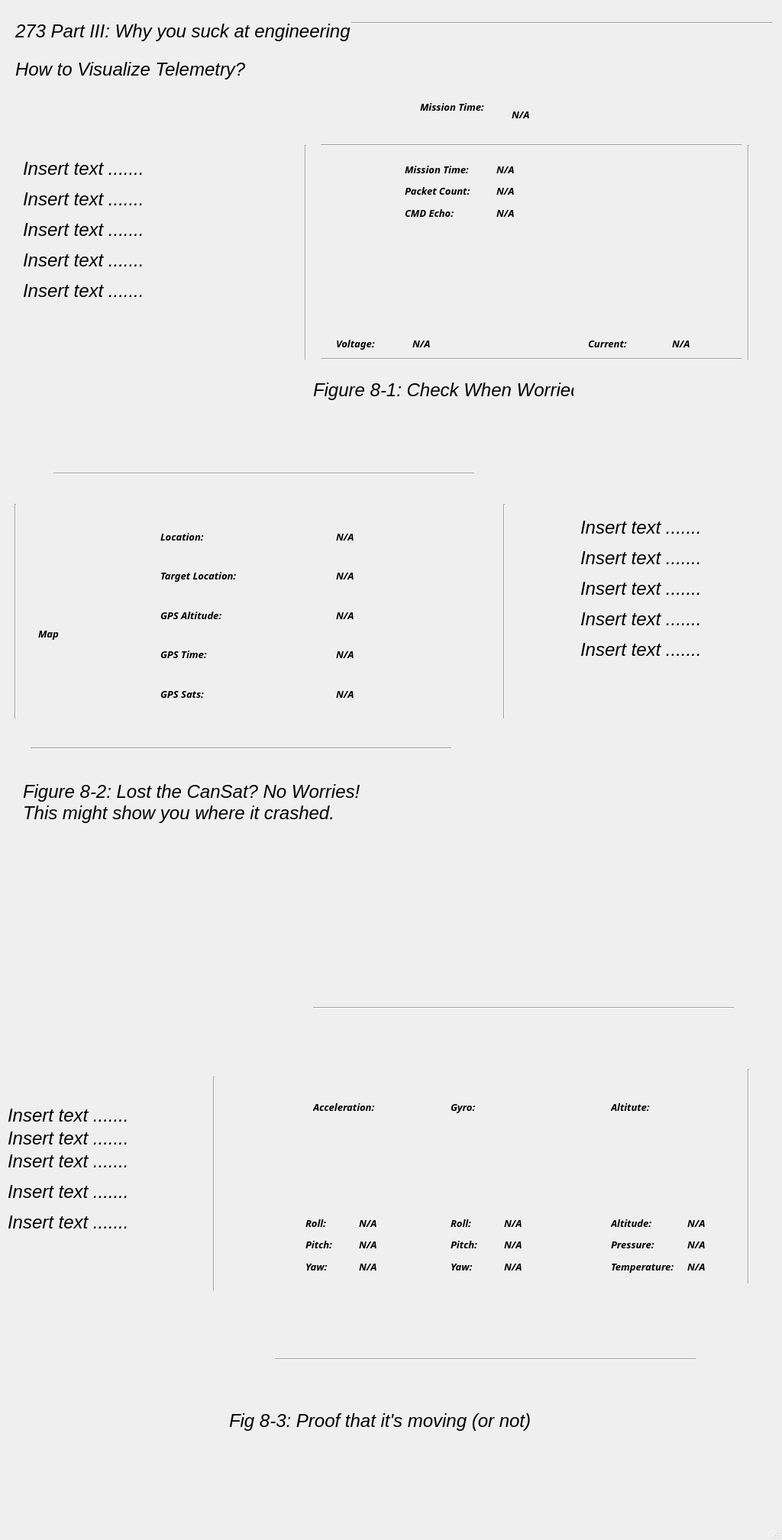
<?xml version="1.0" encoding="UTF-8"?>
<ui version="4.0">
 <class>MainWindow</class>
 <widget class="QMainWindow" name="MainWindow">
  <property name="geometry">
   <rect>
    <x>0</x>
    <y>0</y>
    <width>1024</width>
    <height>2017</height>
   </rect>
  </property>
  <property name="font">
   <font>
    <pointsize>18</pointsize>
    <italic>true</italic>
   </font>
  </property>
  <property name="windowTitle">
   <string>MainWindow</string>
  </property>
  <widget class="QWidget" name="centralwidget">
   <widget class="QLabel" name="label">
    <property name="geometry">
     <rect>
      <x>20</x>
      <y>20</y>
      <width>551</width>
      <height>41</height>
     </rect>
    </property>
    <property name="text">
     <string>273 Part III: Why you suck at engineering</string>
    </property>
   </widget>
   <widget class="Line" name="line">
    <property name="geometry">
     <rect>
      <x>460</x>
      <y>20</y>
      <width>551</width>
      <height>20</height>
     </rect>
    </property>
    <property name="orientation">
     <enum>Qt::Horizontal</enum>
    </property>
   </widget>
   <widget class="QLabel" name="label_2">
    <property name="geometry">
     <rect>
      <x>20</x>
      <y>70</y>
      <width>341</width>
      <height>41</height>
     </rect>
    </property>
    <property name="text">
     <string>How to Visualize Telemetry?</string>
    </property>
   </widget>
   <widget class="QLabel" name="label_3">
    <property name="geometry">
     <rect>
      <x>30</x>
      <y>210</y>
      <width>331</width>
      <height>21</height>
     </rect>
    </property>
    <property name="text">
     <string>Insert text .......</string>
    </property>
   </widget>
   <widget class="QLabel" name="label_4">
    <property name="geometry">
     <rect>
      <x>30</x>
      <y>250</y>
      <width>331</width>
      <height>21</height>
     </rect>
    </property>
    <property name="text">
     <string>Insert text .......</string>
    </property>
   </widget>
   <widget class="QLabel" name="label_5">
    <property name="geometry">
     <rect>
      <x>30</x>
      <y>290</y>
      <width>331</width>
      <height>21</height>
     </rect>
    </property>
    <property name="text">
     <string>Insert text .......</string>
    </property>
   </widget>
   <widget class="QLabel" name="label_6">
    <property name="geometry">
     <rect>
      <x>30</x>
      <y>330</y>
      <width>331</width>
      <height>21</height>
     </rect>
    </property>
    <property name="text">
     <string>Insert text .......</string>
    </property>
   </widget>
   <widget class="QLabel" name="label_7">
    <property name="geometry">
     <rect>
      <x>30</x>
      <y>370</y>
      <width>331</width>
      <height>21</height>
     </rect>
    </property>
    <property name="text">
     <string>Insert text .......</string>
    </property>
   </widget>
   <widget class="QLabel" name="MISSION_TIME">
    <property name="geometry">
     <rect>
      <x>670</x>
      <y>140</y>
      <width>25</width>
      <height>20</height>
     </rect>
    </property>
    <property name="font">
     <font>
      <family>Sans Serif Collection</family>
      <pointsize>10</pointsize>
      <weight>75</weight>
      <italic>true</italic>
      <bold>true</bold>
     </font>
    </property>
    <property name="text">
     <string>N/A</string>
    </property>
   </widget>
   <widget class="QWidget" name="verticalLayoutWidget">
    <property name="geometry">
     <rect>
      <x>530</x>
      <y>210</y>
      <width>101</width>
      <height>80</height>
     </rect>
    </property>
    <layout class="QVBoxLayout" name="verticalLayout">
     <item>
      <widget class="QLabel" name="mission_time_2">
       <property name="sizePolicy">
        <sizepolicy hsizetype="Preferred" vsizetype="Preferred">
         <horstretch>0</horstretch>
         <verstretch>0</verstretch>
        </sizepolicy>
       </property>
       <property name="font">
        <font>
         <family>Sans Serif Collection</family>
         <pointsize>10</pointsize>
         <weight>75</weight>
         <italic>true</italic>
         <bold>true</bold>
        </font>
       </property>
       <property name="styleSheet">
        <string notr="true"/>
       </property>
       <property name="text">
        <string>Mission Time:</string>
       </property>
      </widget>
     </item>
     <item>
      <widget class="QLabel" name="mission_time_3">
       <property name="sizePolicy">
        <sizepolicy hsizetype="Preferred" vsizetype="Preferred">
         <horstretch>0</horstretch>
         <verstretch>0</verstretch>
        </sizepolicy>
       </property>
       <property name="font">
        <font>
         <family>Sans Serif Collection</family>
         <pointsize>10</pointsize>
         <weight>75</weight>
         <italic>true</italic>
         <bold>true</bold>
        </font>
       </property>
       <property name="styleSheet">
        <string notr="true"/>
       </property>
       <property name="text">
        <string>Packet Count:</string>
       </property>
      </widget>
     </item>
     <item>
      <widget class="QLabel" name="mission_time_4">
       <property name="sizePolicy">
        <sizepolicy hsizetype="Preferred" vsizetype="Preferred">
         <horstretch>0</horstretch>
         <verstretch>0</verstretch>
        </sizepolicy>
       </property>
       <property name="font">
        <font>
         <family>Sans Serif Collection</family>
         <pointsize>10</pointsize>
         <weight>75</weight>
         <italic>true</italic>
         <bold>true</bold>
        </font>
       </property>
       <property name="styleSheet">
        <string notr="true"/>
       </property>
       <property name="text">
        <string>CMD Echo:</string>
       </property>
      </widget>
     </item>
    </layout>
   </widget>
   <widget class="QWidget" name="verticalLayoutWidget_2">
    <property name="geometry">
     <rect>
      <x>650</x>
      <y>210</y>
      <width>161</width>
      <height>80</height>
     </rect>
    </property>
    <layout class="QVBoxLayout" name="verticalLayout_2">
     <item>
      <widget class="QLabel" name="MISSION_TIME_3">
       <property name="font">
        <font>
         <family>Sans Serif Collection</family>
         <pointsize>10</pointsize>
         <weight>75</weight>
         <italic>true</italic>
         <bold>true</bold>
        </font>
       </property>
       <property name="text">
        <string>N/A</string>
       </property>
      </widget>
     </item>
     <item>
      <widget class="QLabel" name="MISSION_TIME_5">
       <property name="font">
        <font>
         <family>Sans Serif Collection</family>
         <pointsize>10</pointsize>
         <weight>75</weight>
         <italic>true</italic>
         <bold>true</bold>
        </font>
       </property>
       <property name="text">
        <string>N/A</string>
       </property>
      </widget>
     </item>
     <item>
      <widget class="QLabel" name="MISSION_TIME_4">
       <property name="font">
        <font>
         <family>Sans Serif Collection</family>
         <pointsize>10</pointsize>
         <weight>75</weight>
         <italic>true</italic>
         <bold>true</bold>
        </font>
       </property>
       <property name="text">
        <string>N/A</string>
       </property>
      </widget>
     </item>
    </layout>
   </widget>
   <widget class="QLabel" name="mission_time_5">
    <property name="geometry">
     <rect>
      <x>550</x>
      <y>130</y>
      <width>91</width>
      <height>20</height>
     </rect>
    </property>
    <property name="sizePolicy">
     <sizepolicy hsizetype="Preferred" vsizetype="Preferred">
      <horstretch>0</horstretch>
      <verstretch>0</verstretch>
     </sizepolicy>
    </property>
    <property name="font">
     <font>
      <family>Sans Serif Collection</family>
      <pointsize>10</pointsize>
      <weight>75</weight>
      <italic>true</italic>
      <bold>true</bold>
     </font>
    </property>
    <property name="styleSheet">
     <string notr="true"/>
    </property>
    <property name="text">
     <string>Mission Time:</string>
    </property>
   </widget>
   <widget class="Line" name="line_2">
    <property name="geometry">
     <rect>
      <x>420</x>
      <y>180</y>
      <width>551</width>
      <height>20</height>
     </rect>
    </property>
    <property name="orientation">
     <enum>Qt::Horizontal</enum>
    </property>
   </widget>
   <widget class="Line" name="line_3">
    <property name="geometry">
     <rect>
      <x>420</x>
      <y>460</y>
      <width>551</width>
      <height>20</height>
     </rect>
    </property>
    <property name="orientation">
     <enum>Qt::Horizontal</enum>
    </property>
   </widget>
   <widget class="Line" name="line_4">
    <property name="geometry">
     <rect>
      <x>390</x>
      <y>190</y>
      <width>20</width>
      <height>281</height>
     </rect>
    </property>
    <property name="orientation">
     <enum>Qt::Vertical</enum>
    </property>
   </widget>
   <widget class="Line" name="line_5">
    <property name="geometry">
     <rect>
      <x>970</x>
      <y>190</y>
      <width>20</width>
      <height>281</height>
     </rect>
    </property>
    <property name="orientation">
     <enum>Qt::Vertical</enum>
    </property>
   </widget>
   <widget class="QWidget" name="layoutWidget">
    <property name="geometry">
     <rect>
      <x>430</x>
      <y>320</y>
      <width>151</width>
      <height>111</height>
     </rect>
    </property>
    <layout class="QVBoxLayout" name="voltage_graph"/>
   </widget>
   <widget class="QWidget" name="layoutWidget_2">
    <property name="geometry">
     <rect>
      <x>760</x>
      <y>310</y>
      <width>151</width>
      <height>111</height>
     </rect>
    </property>
    <layout class="QVBoxLayout" name="current_graph"/>
   </widget>
   <widget class="QLabel" name="mission_time_6">
    <property name="geometry">
     <rect>
      <x>440</x>
      <y>440</y>
      <width>91</width>
      <height>20</height>
     </rect>
    </property>
    <property name="sizePolicy">
     <sizepolicy hsizetype="Preferred" vsizetype="Preferred">
      <horstretch>0</horstretch>
      <verstretch>0</verstretch>
     </sizepolicy>
    </property>
    <property name="font">
     <font>
      <family>Sans Serif Collection</family>
      <pointsize>10</pointsize>
      <weight>75</weight>
      <italic>true</italic>
      <bold>true</bold>
     </font>
    </property>
    <property name="styleSheet">
     <string notr="true"/>
    </property>
    <property name="text">
     <string>Voltage:</string>
    </property>
   </widget>
   <widget class="QLabel" name="MISSION_TIME_2">
    <property name="geometry">
     <rect>
      <x>540</x>
      <y>440</y>
      <width>25</width>
      <height>20</height>
     </rect>
    </property>
    <property name="font">
     <font>
      <family>Sans Serif Collection</family>
      <pointsize>10</pointsize>
      <weight>75</weight>
      <italic>true</italic>
      <bold>true</bold>
     </font>
    </property>
    <property name="text">
     <string>N/A</string>
    </property>
   </widget>
   <widget class="QLabel" name="MISSION_TIME_6">
    <property name="geometry">
     <rect>
      <x>880</x>
      <y>440</y>
      <width>25</width>
      <height>20</height>
     </rect>
    </property>
    <property name="font">
     <font>
      <family>Sans Serif Collection</family>
      <pointsize>10</pointsize>
      <weight>75</weight>
      <italic>true</italic>
      <bold>true</bold>
     </font>
    </property>
    <property name="text">
     <string>N/A</string>
    </property>
   </widget>
   <widget class="QLabel" name="mission_time_7">
    <property name="geometry">
     <rect>
      <x>770</x>
      <y>440</y>
      <width>91</width>
      <height>20</height>
     </rect>
    </property>
    <property name="sizePolicy">
     <sizepolicy hsizetype="Preferred" vsizetype="Preferred">
      <horstretch>0</horstretch>
      <verstretch>0</verstretch>
     </sizepolicy>
    </property>
    <property name="font">
     <font>
      <family>Sans Serif Collection</family>
      <pointsize>10</pointsize>
      <weight>75</weight>
      <italic>true</italic>
      <bold>true</bold>
     </font>
    </property>
    <property name="styleSheet">
     <string notr="true"/>
    </property>
    <property name="text">
     <string>Current:</string>
    </property>
   </widget>
   <widget class="QLabel" name="label_8">
    <property name="geometry">
     <rect>
      <x>410</x>
      <y>490</y>
      <width>341</width>
      <height>41</height>
     </rect>
    </property>
    <property name="text">
     <string>Figure 8-1: Check When Worried</string>
    </property>
   </widget>
   <widget class="QLabel" name="label_9">
    <property name="geometry">
     <rect>
      <x>760</x>
      <y>800</y>
      <width>331</width>
      <height>21</height>
     </rect>
    </property>
    <property name="text">
     <string>Insert text .......</string>
    </property>
   </widget>
   <widget class="QLabel" name="label_10">
    <property name="geometry">
     <rect>
      <x>760</x>
      <y>760</y>
      <width>331</width>
      <height>21</height>
     </rect>
    </property>
    <property name="text">
     <string>Insert text .......</string>
    </property>
   </widget>
   <widget class="QLabel" name="label_11">
    <property name="geometry">
     <rect>
      <x>760</x>
      <y>680</y>
      <width>331</width>
      <height>21</height>
     </rect>
    </property>
    <property name="text">
     <string>Insert text .......</string>
    </property>
   </widget>
   <widget class="QLabel" name="label_12">
    <property name="geometry">
     <rect>
      <x>760</x>
      <y>840</y>
      <width>331</width>
      <height>21</height>
     </rect>
    </property>
    <property name="text">
     <string>Insert text .......</string>
    </property>
   </widget>
   <widget class="QLabel" name="label_13">
    <property name="geometry">
     <rect>
      <x>760</x>
      <y>720</y>
      <width>331</width>
      <height>21</height>
     </rect>
    </property>
    <property name="text">
     <string>Insert text .......</string>
    </property>
   </widget>
   <widget class="Line" name="line_6">
    <property name="geometry">
     <rect>
      <x>70</x>
      <y>610</y>
      <width>551</width>
      <height>20</height>
     </rect>
    </property>
    <property name="orientation">
     <enum>Qt::Horizontal</enum>
    </property>
   </widget>
   <widget class="QLabel" name="label_14">
    <property name="geometry">
     <rect>
      <x>30</x>
      <y>990</y>
      <width>451</width>
      <height>121</height>
     </rect>
    </property>
    <property name="text">
     <string>Figure 8-2: Lost the CanSat? No Worries! This might show you where it crashed.</string>
    </property>
    <property name="wordWrap">
     <bool>true</bool>
    </property>
   </widget>
   <widget class="QLabel" name="mission_time_9">
    <property name="geometry">
     <rect>
      <x>50</x>
      <y>820</y>
      <width>91</width>
      <height>20</height>
     </rect>
    </property>
    <property name="sizePolicy">
     <sizepolicy hsizetype="Preferred" vsizetype="Preferred">
      <horstretch>0</horstretch>
      <verstretch>0</verstretch>
     </sizepolicy>
    </property>
    <property name="font">
     <font>
      <family>Sans Serif Collection</family>
      <pointsize>10</pointsize>
      <weight>75</weight>
      <italic>true</italic>
      <bold>true</bold>
     </font>
    </property>
    <property name="styleSheet">
     <string notr="true"/>
    </property>
    <property name="text">
     <string>Map</string>
    </property>
   </widget>
   <widget class="Line" name="line_7">
    <property name="geometry">
     <rect>
      <x>650</x>
      <y>660</y>
      <width>20</width>
      <height>281</height>
     </rect>
    </property>
    <property name="orientation">
     <enum>Qt::Vertical</enum>
    </property>
   </widget>
   <widget class="Line" name="line_8">
    <property name="geometry">
     <rect>
      <x>40</x>
      <y>970</y>
      <width>551</width>
      <height>20</height>
     </rect>
    </property>
    <property name="orientation">
     <enum>Qt::Horizontal</enum>
    </property>
   </widget>
   <widget class="Line" name="line_9">
    <property name="geometry">
     <rect>
      <x>10</x>
      <y>660</y>
      <width>20</width>
      <height>281</height>
     </rect>
    </property>
    <property name="orientation">
     <enum>Qt::Vertical</enum>
    </property>
   </widget>
   <widget class="QWidget" name="layoutWidget_4">
    <property name="geometry">
     <rect>
      <x>40</x>
      <y>700</y>
      <width>151</width>
      <height>111</height>
     </rect>
    </property>
    <layout class="QVBoxLayout" name="map_image"/>
   </widget>
   <widget class="QWidget" name="verticalLayoutWidget_5">
    <property name="geometry">
     <rect>
      <x>210</x>
      <y>680</y>
      <width>211</width>
      <height>251</height>
     </rect>
    </property>
    <layout class="QVBoxLayout" name="verticalLayout_5">
     <item>
      <widget class="QLabel" name="MISSION_TIME_11">
       <property name="font">
        <font>
         <family>Sans Serif Collection</family>
         <pointsize>10</pointsize>
         <weight>75</weight>
         <italic>true</italic>
         <bold>true</bold>
        </font>
       </property>
       <property name="text">
        <string>Location:</string>
       </property>
      </widget>
     </item>
     <item>
      <widget class="QLabel" name="MISSION_TIME_12">
       <property name="font">
        <font>
         <family>Sans Serif Collection</family>
         <pointsize>10</pointsize>
         <weight>75</weight>
         <italic>true</italic>
         <bold>true</bold>
        </font>
       </property>
       <property name="text">
        <string>Target Location:</string>
       </property>
      </widget>
     </item>
     <item>
      <widget class="QLabel" name="mission_time_8">
       <property name="sizePolicy">
        <sizepolicy hsizetype="Preferred" vsizetype="Preferred">
         <horstretch>0</horstretch>
         <verstretch>0</verstretch>
        </sizepolicy>
       </property>
       <property name="font">
        <font>
         <family>Sans Serif Collection</family>
         <pointsize>10</pointsize>
         <weight>75</weight>
         <italic>true</italic>
         <bold>true</bold>
        </font>
       </property>
       <property name="styleSheet">
        <string notr="true"/>
       </property>
       <property name="text">
        <string>GPS Altitude: </string>
       </property>
      </widget>
     </item>
     <item>
      <widget class="QLabel" name="mission_time_10">
       <property name="sizePolicy">
        <sizepolicy hsizetype="Preferred" vsizetype="Preferred">
         <horstretch>0</horstretch>
         <verstretch>0</verstretch>
        </sizepolicy>
       </property>
       <property name="font">
        <font>
         <family>Sans Serif Collection</family>
         <pointsize>10</pointsize>
         <weight>75</weight>
         <italic>true</italic>
         <bold>true</bold>
        </font>
       </property>
       <property name="styleSheet">
        <string notr="true"/>
       </property>
       <property name="text">
        <string>GPS Time: </string>
       </property>
      </widget>
     </item>
     <item>
      <widget class="QLabel" name="mission_time_11">
       <property name="sizePolicy">
        <sizepolicy hsizetype="Preferred" vsizetype="Preferred">
         <horstretch>0</horstretch>
         <verstretch>0</verstretch>
        </sizepolicy>
       </property>
       <property name="font">
        <font>
         <family>Sans Serif Collection</family>
         <pointsize>10</pointsize>
         <weight>75</weight>
         <italic>true</italic>
         <bold>true</bold>
        </font>
       </property>
       <property name="styleSheet">
        <string notr="true"/>
       </property>
       <property name="text">
        <string>GPS Sats:</string>
       </property>
      </widget>
     </item>
    </layout>
   </widget>
   <widget class="QWidget" name="verticalLayoutWidget_6">
    <property name="geometry">
     <rect>
      <x>440</x>
      <y>680</y>
      <width>211</width>
      <height>251</height>
     </rect>
    </property>
    <layout class="QVBoxLayout" name="verticalLayout_6">
     <item>
      <widget class="QLabel" name="MISSION_TIME_15">
       <property name="font">
        <font>
         <family>Sans Serif Collection</family>
         <pointsize>10</pointsize>
         <weight>75</weight>
         <italic>true</italic>
         <bold>true</bold>
        </font>
       </property>
       <property name="text">
        <string>N/A</string>
       </property>
      </widget>
     </item>
     <item>
      <widget class="QLabel" name="MISSION_TIME_16">
       <property name="font">
        <font>
         <family>Sans Serif Collection</family>
         <pointsize>10</pointsize>
         <weight>75</weight>
         <italic>true</italic>
         <bold>true</bold>
        </font>
       </property>
       <property name="text">
        <string>N/A</string>
       </property>
      </widget>
     </item>
     <item>
      <widget class="QLabel" name="mission_time_12">
       <property name="sizePolicy">
        <sizepolicy hsizetype="Preferred" vsizetype="Preferred">
         <horstretch>0</horstretch>
         <verstretch>0</verstretch>
        </sizepolicy>
       </property>
       <property name="font">
        <font>
         <family>Sans Serif Collection</family>
         <pointsize>10</pointsize>
         <weight>75</weight>
         <italic>true</italic>
         <bold>true</bold>
        </font>
       </property>
       <property name="styleSheet">
        <string notr="true"/>
       </property>
       <property name="text">
        <string>N/A</string>
       </property>
      </widget>
     </item>
     <item>
      <widget class="QLabel" name="mission_time_13">
       <property name="sizePolicy">
        <sizepolicy hsizetype="Preferred" vsizetype="Preferred">
         <horstretch>0</horstretch>
         <verstretch>0</verstretch>
        </sizepolicy>
       </property>
       <property name="font">
        <font>
         <family>Sans Serif Collection</family>
         <pointsize>10</pointsize>
         <weight>75</weight>
         <italic>true</italic>
         <bold>true</bold>
        </font>
       </property>
       <property name="styleSheet">
        <string notr="true"/>
       </property>
       <property name="text">
        <string>N/A</string>
       </property>
      </widget>
     </item>
     <item>
      <widget class="QLabel" name="mission_time_14">
       <property name="sizePolicy">
        <sizepolicy hsizetype="Preferred" vsizetype="Preferred">
         <horstretch>0</horstretch>
         <verstretch>0</verstretch>
        </sizepolicy>
       </property>
       <property name="font">
        <font>
         <family>Sans Serif Collection</family>
         <pointsize>10</pointsize>
         <weight>75</weight>
         <italic>true</italic>
         <bold>true</bold>
        </font>
       </property>
       <property name="styleSheet">
        <string notr="true"/>
       </property>
       <property name="text">
        <string>N/A</string>
       </property>
      </widget>
     </item>
    </layout>
   </widget>
   <widget class="Line" name="line_10">
    <property name="geometry">
     <rect>
      <x>970</x>
      <y>1400</y>
      <width>20</width>
      <height>281</height>
     </rect>
    </property>
    <property name="orientation">
     <enum>Qt::Vertical</enum>
    </property>
   </widget>
   <widget class="Line" name="line_11">
    <property name="geometry">
     <rect>
      <x>410</x>
      <y>1310</y>
      <width>551</width>
      <height>20</height>
     </rect>
    </property>
    <property name="orientation">
     <enum>Qt::Horizontal</enum>
    </property>
   </widget>
   <widget class="Line" name="line_12">
    <property name="geometry">
     <rect>
      <x>360</x>
      <y>1770</y>
      <width>551</width>
      <height>20</height>
     </rect>
    </property>
    <property name="orientation">
     <enum>Qt::Horizontal</enum>
    </property>
   </widget>
   <widget class="Line" name="line_13">
    <property name="geometry">
     <rect>
      <x>270</x>
      <y>1410</y>
      <width>20</width>
      <height>281</height>
     </rect>
    </property>
    <property name="orientation">
     <enum>Qt::Vertical</enum>
    </property>
   </widget>
   <widget class="QWidget" name="layoutWidget_3">
    <property name="geometry">
     <rect>
      <x>400</x>
      <y>1470</y>
      <width>151</width>
      <height>111</height>
     </rect>
    </property>
    <layout class="QVBoxLayout" name="voltage_graph_4"/>
   </widget>
   <widget class="QLabel" name="mission_time_15">
    <property name="geometry">
     <rect>
      <x>410</x>
      <y>1440</y>
      <width>91</width>
      <height>20</height>
     </rect>
    </property>
    <property name="sizePolicy">
     <sizepolicy hsizetype="Preferred" vsizetype="Preferred">
      <horstretch>0</horstretch>
      <verstretch>0</verstretch>
     </sizepolicy>
    </property>
    <property name="font">
     <font>
      <family>Sans Serif Collection</family>
      <pointsize>10</pointsize>
      <weight>75</weight>
      <italic>true</italic>
      <bold>true</bold>
     </font>
    </property>
    <property name="styleSheet">
     <string notr="true"/>
    </property>
    <property name="text">
     <string>Acceleration:</string>
    </property>
   </widget>
   <widget class="QWidget" name="layoutWidget_5">
    <property name="geometry">
     <rect>
      <x>590</x>
      <y>1470</y>
      <width>151</width>
      <height>111</height>
     </rect>
    </property>
    <layout class="QVBoxLayout" name="voltage_graph_6"/>
   </widget>
   <widget class="QLabel" name="mission_time_16">
    <property name="geometry">
     <rect>
      <x>590</x>
      <y>1440</y>
      <width>91</width>
      <height>20</height>
     </rect>
    </property>
    <property name="sizePolicy">
     <sizepolicy hsizetype="Preferred" vsizetype="Preferred">
      <horstretch>0</horstretch>
      <verstretch>0</verstretch>
     </sizepolicy>
    </property>
    <property name="font">
     <font>
      <family>Sans Serif Collection</family>
      <pointsize>10</pointsize>
      <weight>75</weight>
      <italic>true</italic>
      <bold>true</bold>
     </font>
    </property>
    <property name="styleSheet">
     <string notr="true"/>
    </property>
    <property name="text">
     <string>Gyro:</string>
    </property>
   </widget>
   <widget class="QWidget" name="layoutWidget_6">
    <property name="geometry">
     <rect>
      <x>800</x>
      <y>1470</y>
      <width>151</width>
      <height>111</height>
     </rect>
    </property>
    <layout class="QVBoxLayout" name="voltage_graph_7"/>
   </widget>
   <widget class="QLabel" name="mission_time_17">
    <property name="geometry">
     <rect>
      <x>800</x>
      <y>1440</y>
      <width>91</width>
      <height>20</height>
     </rect>
    </property>
    <property name="sizePolicy">
     <sizepolicy hsizetype="Preferred" vsizetype="Preferred">
      <horstretch>0</horstretch>
      <verstretch>0</verstretch>
     </sizepolicy>
    </property>
    <property name="font">
     <font>
      <family>Sans Serif Collection</family>
      <pointsize>10</pointsize>
      <weight>75</weight>
      <italic>true</italic>
      <bold>true</bold>
     </font>
    </property>
    <property name="styleSheet">
     <string notr="true"/>
    </property>
    <property name="text">
     <string>Altitute:</string>
    </property>
   </widget>
   <widget class="QLabel" name="label_20">
    <property name="geometry">
     <rect>
      <x>300</x>
      <y>1800</y>
      <width>451</width>
      <height>121</height>
     </rect>
    </property>
    <property name="text">
     <string>Fig 8-3: Proof that it's moving (or not)</string>
    </property>
    <property name="wordWrap">
     <bool>true</bool>
    </property>
   </widget>
   <widget class="QWidget" name="verticalLayoutWidget_3">
    <property name="geometry">
     <rect>
      <x>400</x>
      <y>1590</y>
      <width>41</width>
      <height>80</height>
     </rect>
    </property>
    <layout class="QVBoxLayout" name="verticalLayout_3">
     <item>
      <widget class="QLabel" name="mission_time_18">
       <property name="sizePolicy">
        <sizepolicy hsizetype="Preferred" vsizetype="Preferred">
         <horstretch>0</horstretch>
         <verstretch>0</verstretch>
        </sizepolicy>
       </property>
       <property name="font">
        <font>
         <family>Sans Serif Collection</family>
         <pointsize>10</pointsize>
         <weight>75</weight>
         <italic>true</italic>
         <bold>true</bold>
        </font>
       </property>
       <property name="styleSheet">
        <string notr="true"/>
       </property>
       <property name="text">
        <string>Roll:</string>
       </property>
      </widget>
     </item>
     <item>
      <widget class="QLabel" name="mission_time_19">
       <property name="sizePolicy">
        <sizepolicy hsizetype="Preferred" vsizetype="Preferred">
         <horstretch>0</horstretch>
         <verstretch>0</verstretch>
        </sizepolicy>
       </property>
       <property name="font">
        <font>
         <family>Sans Serif Collection</family>
         <pointsize>10</pointsize>
         <weight>75</weight>
         <italic>true</italic>
         <bold>true</bold>
        </font>
       </property>
       <property name="styleSheet">
        <string notr="true"/>
       </property>
       <property name="text">
        <string>Pitch:</string>
       </property>
      </widget>
     </item>
     <item>
      <widget class="QLabel" name="mission_time_20">
       <property name="sizePolicy">
        <sizepolicy hsizetype="Preferred" vsizetype="Preferred">
         <horstretch>0</horstretch>
         <verstretch>0</verstretch>
        </sizepolicy>
       </property>
       <property name="font">
        <font>
         <family>Sans Serif Collection</family>
         <pointsize>10</pointsize>
         <weight>75</weight>
         <italic>true</italic>
         <bold>true</bold>
        </font>
       </property>
       <property name="styleSheet">
        <string notr="true"/>
       </property>
       <property name="text">
        <string>Yaw:</string>
       </property>
      </widget>
     </item>
    </layout>
   </widget>
   <widget class="QWidget" name="verticalLayoutWidget_4">
    <property name="geometry">
     <rect>
      <x>470</x>
      <y>1590</y>
      <width>61</width>
      <height>80</height>
     </rect>
    </property>
    <layout class="QVBoxLayout" name="verticalLayout_4">
     <item>
      <widget class="QLabel" name="MISSION_TIME_7">
       <property name="font">
        <font>
         <family>Sans Serif Collection</family>
         <pointsize>10</pointsize>
         <weight>75</weight>
         <italic>true</italic>
         <bold>true</bold>
        </font>
       </property>
       <property name="text">
        <string>N/A</string>
       </property>
      </widget>
     </item>
     <item>
      <widget class="QLabel" name="MISSION_TIME_8">
       <property name="font">
        <font>
         <family>Sans Serif Collection</family>
         <pointsize>10</pointsize>
         <weight>75</weight>
         <italic>true</italic>
         <bold>true</bold>
        </font>
       </property>
       <property name="text">
        <string>N/A</string>
       </property>
      </widget>
     </item>
     <item>
      <widget class="QLabel" name="MISSION_TIME_9">
       <property name="font">
        <font>
         <family>Sans Serif Collection</family>
         <pointsize>10</pointsize>
         <weight>75</weight>
         <italic>true</italic>
         <bold>true</bold>
        </font>
       </property>
       <property name="text">
        <string>N/A</string>
       </property>
      </widget>
     </item>
    </layout>
   </widget>
   <widget class="QWidget" name="verticalLayoutWidget_7">
    <property name="geometry">
     <rect>
      <x>590</x>
      <y>1590</y>
      <width>41</width>
      <height>80</height>
     </rect>
    </property>
    <layout class="QVBoxLayout" name="verticalLayout_7">
     <item>
      <widget class="QLabel" name="mission_time_21">
       <property name="sizePolicy">
        <sizepolicy hsizetype="Preferred" vsizetype="Preferred">
         <horstretch>0</horstretch>
         <verstretch>0</verstretch>
        </sizepolicy>
       </property>
       <property name="font">
        <font>
         <family>Sans Serif Collection</family>
         <pointsize>10</pointsize>
         <weight>75</weight>
         <italic>true</italic>
         <bold>true</bold>
        </font>
       </property>
       <property name="styleSheet">
        <string notr="true"/>
       </property>
       <property name="text">
        <string>Roll:</string>
       </property>
      </widget>
     </item>
     <item>
      <widget class="QLabel" name="mission_time_22">
       <property name="sizePolicy">
        <sizepolicy hsizetype="Preferred" vsizetype="Preferred">
         <horstretch>0</horstretch>
         <verstretch>0</verstretch>
        </sizepolicy>
       </property>
       <property name="font">
        <font>
         <family>Sans Serif Collection</family>
         <pointsize>10</pointsize>
         <weight>75</weight>
         <italic>true</italic>
         <bold>true</bold>
        </font>
       </property>
       <property name="styleSheet">
        <string notr="true"/>
       </property>
       <property name="text">
        <string>Pitch:</string>
       </property>
      </widget>
     </item>
     <item>
      <widget class="QLabel" name="mission_time_23">
       <property name="sizePolicy">
        <sizepolicy hsizetype="Preferred" vsizetype="Preferred">
         <horstretch>0</horstretch>
         <verstretch>0</verstretch>
        </sizepolicy>
       </property>
       <property name="font">
        <font>
         <family>Sans Serif Collection</family>
         <pointsize>10</pointsize>
         <weight>75</weight>
         <italic>true</italic>
         <bold>true</bold>
        </font>
       </property>
       <property name="styleSheet">
        <string notr="true"/>
       </property>
       <property name="text">
        <string>Yaw:</string>
       </property>
      </widget>
     </item>
    </layout>
   </widget>
   <widget class="QWidget" name="verticalLayoutWidget_8">
    <property name="geometry">
     <rect>
      <x>660</x>
      <y>1590</y>
      <width>61</width>
      <height>80</height>
     </rect>
    </property>
    <layout class="QVBoxLayout" name="verticalLayout_8">
     <item>
      <widget class="QLabel" name="MISSION_TIME_10">
       <property name="font">
        <font>
         <family>Sans Serif Collection</family>
         <pointsize>10</pointsize>
         <weight>75</weight>
         <italic>true</italic>
         <bold>true</bold>
        </font>
       </property>
       <property name="text">
        <string>N/A</string>
       </property>
      </widget>
     </item>
     <item>
      <widget class="QLabel" name="MISSION_TIME_13">
       <property name="font">
        <font>
         <family>Sans Serif Collection</family>
         <pointsize>10</pointsize>
         <weight>75</weight>
         <italic>true</italic>
         <bold>true</bold>
        </font>
       </property>
       <property name="text">
        <string>N/A</string>
       </property>
      </widget>
     </item>
     <item>
      <widget class="QLabel" name="MISSION_TIME_14">
       <property name="font">
        <font>
         <family>Sans Serif Collection</family>
         <pointsize>10</pointsize>
         <weight>75</weight>
         <italic>true</italic>
         <bold>true</bold>
        </font>
       </property>
       <property name="text">
        <string>N/A</string>
       </property>
      </widget>
     </item>
    </layout>
   </widget>
   <widget class="QWidget" name="verticalLayoutWidget_9">
    <property name="geometry">
     <rect>
      <x>800</x>
      <y>1590</y>
      <width>91</width>
      <height>80</height>
     </rect>
    </property>
    <layout class="QVBoxLayout" name="verticalLayout_9">
     <item>
      <widget class="QLabel" name="mission_time_24">
       <property name="sizePolicy">
        <sizepolicy hsizetype="Preferred" vsizetype="Preferred">
         <horstretch>0</horstretch>
         <verstretch>0</verstretch>
        </sizepolicy>
       </property>
       <property name="font">
        <font>
         <family>Sans Serif Collection</family>
         <pointsize>10</pointsize>
         <weight>75</weight>
         <italic>true</italic>
         <bold>true</bold>
        </font>
       </property>
       <property name="styleSheet">
        <string notr="true"/>
       </property>
       <property name="text">
        <string>Altitude:</string>
       </property>
      </widget>
     </item>
     <item>
      <widget class="QLabel" name="mission_time_25">
       <property name="sizePolicy">
        <sizepolicy hsizetype="Preferred" vsizetype="Preferred">
         <horstretch>0</horstretch>
         <verstretch>0</verstretch>
        </sizepolicy>
       </property>
       <property name="font">
        <font>
         <family>Sans Serif Collection</family>
         <pointsize>10</pointsize>
         <weight>75</weight>
         <italic>true</italic>
         <bold>true</bold>
        </font>
       </property>
       <property name="styleSheet">
        <string notr="true"/>
       </property>
       <property name="text">
        <string>Pressure:</string>
       </property>
      </widget>
     </item>
     <item>
      <widget class="QLabel" name="mission_time_26">
       <property name="sizePolicy">
        <sizepolicy hsizetype="Preferred" vsizetype="Preferred">
         <horstretch>0</horstretch>
         <verstretch>0</verstretch>
        </sizepolicy>
       </property>
       <property name="font">
        <font>
         <family>Sans Serif Collection</family>
         <pointsize>10</pointsize>
         <weight>75</weight>
         <italic>true</italic>
         <bold>true</bold>
        </font>
       </property>
       <property name="styleSheet">
        <string notr="true"/>
       </property>
       <property name="text">
        <string>Temperature:</string>
       </property>
      </widget>
     </item>
    </layout>
   </widget>
   <widget class="QWidget" name="verticalLayoutWidget_10">
    <property name="geometry">
     <rect>
      <x>900</x>
      <y>1590</y>
      <width>61</width>
      <height>80</height>
     </rect>
    </property>
    <layout class="QVBoxLayout" name="verticalLayout_10">
     <item>
      <widget class="QLabel" name="MISSION_TIME_17">
       <property name="font">
        <font>
         <family>Sans Serif Collection</family>
         <pointsize>10</pointsize>
         <weight>75</weight>
         <italic>true</italic>
         <bold>true</bold>
        </font>
       </property>
       <property name="text">
        <string>N/A</string>
       </property>
      </widget>
     </item>
     <item>
      <widget class="QLabel" name="MISSION_TIME_18">
       <property name="font">
        <font>
         <family>Sans Serif Collection</family>
         <pointsize>10</pointsize>
         <weight>75</weight>
         <italic>true</italic>
         <bold>true</bold>
        </font>
       </property>
       <property name="text">
        <string>N/A</string>
       </property>
      </widget>
     </item>
     <item>
      <widget class="QLabel" name="MISSION_TIME_19">
       <property name="font">
        <font>
         <family>Sans Serif Collection</family>
         <pointsize>10</pointsize>
         <weight>75</weight>
         <italic>true</italic>
         <bold>true</bold>
        </font>
       </property>
       <property name="text">
        <string>N/A</string>
       </property>
      </widget>
     </item>
    </layout>
   </widget>
   <widget class="QLabel" name="label_18">
    <property name="geometry">
     <rect>
      <x>10</x>
      <y>1450</y>
      <width>171</width>
      <height>21</height>
     </rect>
    </property>
    <property name="text">
     <string>Insert text .......</string>
    </property>
   </widget>
   <widget class="QLabel" name="label_19">
    <property name="geometry">
     <rect>
      <x>10</x>
      <y>1480</y>
      <width>171</width>
      <height>21</height>
     </rect>
    </property>
    <property name="text">
     <string>Insert text .......</string>
    </property>
   </widget>
   <widget class="QLabel" name="label_21">
    <property name="geometry">
     <rect>
      <x>10</x>
      <y>1510</y>
      <width>171</width>
      <height>21</height>
     </rect>
    </property>
    <property name="text">
     <string>Insert text .......</string>
    </property>
   </widget>
   <widget class="QLabel" name="label_22">
    <property name="geometry">
     <rect>
      <x>10</x>
      <y>1550</y>
      <width>171</width>
      <height>21</height>
     </rect>
    </property>
    <property name="text">
     <string>Insert text .......</string>
    </property>
   </widget>
   <widget class="QLabel" name="label_23">
    <property name="geometry">
     <rect>
      <x>10</x>
      <y>1590</y>
      <width>171</width>
      <height>21</height>
     </rect>
    </property>
    <property name="text">
     <string>Insert text .......</string>
    </property>
   </widget>
  </widget>
  <widget class="QMenuBar" name="menubar">
   <property name="geometry">
    <rect>
     <x>0</x>
     <y>0</y>
     <width>1024</width>
     <height>39</height>
    </rect>
   </property>
  </widget>
  <widget class="QStatusBar" name="statusbar"/>
 </widget>
 <resources/>
 <connections/>
</ui>
